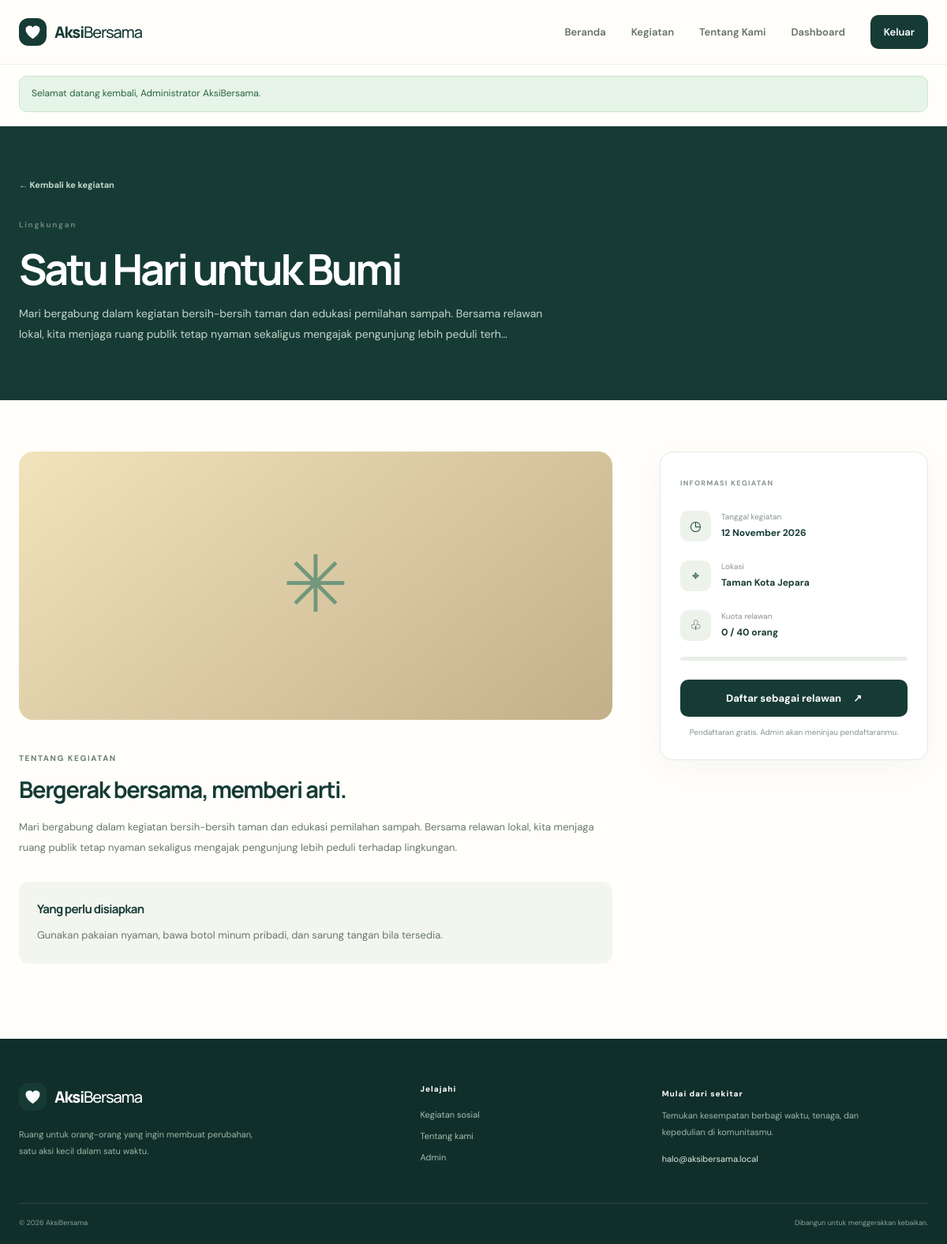
/event.php?id=1 (signed in), run on the app's committed database.
### tables this page shows
CREATE TABLE events (
    id BIGINT UNSIGNED AUTO_INCREMENT PRIMARY KEY,
    title VARCHAR(150) NOT NULL,
    category ENUM('lingkungan','pendidikan','sosial','kesehatan','kemanusiaan','lainnya') NOT NULL DEFAULT 'sosial',
    event_date DATE NOT NULL,
    location VARCHAR(180) NOT NULL,
    capacity INT UNSIGNED NOT NULL DEFAULT 30,
    description TEXT NOT NULL,
    requirements TEXT NULL,
    image_url VARCHAR(500) NULL,
    status ENUM('draft','published') NOT NULL DEFAULT 'draft',
    created_by BIGINT UNSIGNED NULL,
    created_at TIMESTAMP DEFAULT CURRENT_TIMESTAMP,
    updated_at TIMESTAMP DEFAULT CURRENT_TIMESTAMP ON UPDATE CURRENT_TIMESTAMP,
    CONSTRAINT fk_events_admin FOREIGN KEY (created_by) REFERENCES admins(id) ON DELETE SET NULL,
    INDEX idx_events_public (status, event_date),
    INDEX idx_events_category (category)
);

### includes/functions.php (called while the page is built, shortened)
<?php
function e(?string $value): string {
    return htmlspecialchars($value ?? '', ENT_QUOTES | ENT_SUBSTITUTE, 'UTF-8');
}
function url(string $path = ''): string {
    return rtrim(BASE_URL, '/') . '/' . ltrim($path, '/');
}
function format_date(?string $date): string {
    $months = [1=>'Januari', 'Februari', 'Maret', 'April', 'Mei', 'Juni', 'Juli', 'Agustus', 'September', 'Oktober', 'November', 'Desember'];
    $time = strtotime($date);
    return date('j', $time) . ' ' . $months[(int)date('n', $time)] . ' ' . date('Y', $time);
}
function excerpt(string $text, int $length = 135): string {
    $text = trim(strip_tags($text));
    return mb_substr($text, 0, $length - 1) . '…';
}

### event.php (the view, shortened to what this page needs)
<?php
require_once __DIR__ . '/config/config.php';
require_once __DIR__ . '/includes/functions.php';
$id = filter_input(INPUT_GET, 'id', FILTER_VALIDATE_INT);
$stmt = $pdo->prepare("SELECT e.*, (SELECT COUNT(*) FROM registrations r WHERE r.event_id=e.id AND r.status IN ('menunggu','diterima','hadir')) AS registered_count FROM events e WHERE e.id=? AND e.status='published' LIMIT 1");
$stmt->execute([$id]);
$event = $stmt->fetch();
$categoryLabels = ['lingkungan'=>'Lingkungan','pendidikan'=>'Pendidikan','sosial'=>'Sosial','kesehatan'=>'Kesehatan','kemanusiaan'=>'Kemanusiaan','lainnya'=>'Lainnya'];
require __DIR__ . '/includes/header.php';
?>
<section class="page-hero"><div class="container"><a class="back-link" href="<?= e(url('index.php#kegiatan')) ?>">← Kembali ke kegiatan</a><span class="eyebrow"><?= e($categoryLabels[$event['category']] ?? 'Kegiatan') ?></span><h1><?= e($event['title']) ?></h1><p><?= e(excerpt($event['description'], 190)) ?></p></div></section>
<section class="section detail-section"><div class="container detail-grid">
    <div class="detail-main">
        <div class="detail-cover detail-cover-<?= (int)$event['id'] % 3 + 1 ?>"><?php if ($event['image_url']): ?><img src="<?= e($event['image_url']) ?>" alt="<?= e($event['title']) ?>"><?php else: ?><span>✳</span><?php endif; ?></div>
        <span class="eyebrow">TENTANG KEGIATAN</span><h2>Bergerak bersama, memberi arti.</h2><div class="detail-description"><?= nl2br(e($event['description'])) ?></div>
        <?php if ($event['requirements']): ?><div class="requirements"><h3>Yang perlu disiapkan</h3><p><?= nl2br(e($event['requirements'])) ?></p></div><?php endif; ?>
    </div>
    <aside class="registration-panel">
        <span class="panel-kicker">INFORMASI KEGIATAN</span>
        <div class="info-row"><span class="info-icon">◷</span><span><small>Tanggal kegiatan</small><strong><?= e(format_date($event['event_date'])) ?></strong></span></div>
        <div class="info-row"><span class="info-icon">⌖</span><span><small>Lokasi</small><strong><?= e($event['location']) ?></strong></span></div>
        <div class="info-row"><span class="info-icon">♧</span><span><small>Kuota relawan</small><strong><?= (int)$event['registered_count'] ?> / <?= (int)$event['capacity'] ?> orang</strong></span></div>
        <div class="capacity-track"><span style="width:<?= min(100, (int)$event['capacity'] > 0 ? round((int)$event['registered_count'] / (int)$event['capacity'] * 100) : 0) ?>%"></span></div>
        <?php if (strtotime($event['event_date']) < strtotime(date('Y-m-d'))): ?>
            <div class="alert alert-info">Pendaftaran kegiatan ini sudah ditutup.</div>
        <?php elseif ((int)$event['registered_count'] >= (int)$event['capacity']): ?>
            <div class="alert alert-info">Kuota relawan telah terpenuhi.</div>
        <?php else: ?>
            <a class="btn btn-primary btn-block" href="<?= e(url('register.php?event_id=' . $event['id'])) ?>">Daftar sebagai relawan <span>↗</span></a>
            <p class="panel-footnote">Pendaftaran gratis. Admin akan meninjau pendaftaranmu.</p>
        <?php endif; ?>
    </aside>
</div></section>
<?php require __DIR__ . '/includes/footer.php'; ?>

### assets/css/style.css (style rules this page uses)
:root { --forest:#163b35;--forest-2:#214d43;--forest-3:#2d6255;--sage:#dce9df;--sage-2:#eef4ef;--cream:#f8f7f1;--paper:#fffefa;--ink:#1e2c28;--muted:#77837d;--line:#e5e9e3;--amber:#e6b85c;--coral:#df8b6c;--blue:#e3eef8;--shadow:0 18px 55px rgba(21,52,44,.08);--radius:20px }
* { box-sizing:border-box }
html { scroll-behavior:smooth;scroll-padding-top:90px }
body { margin:0;background:var(--paper);color:var(--ink);font-family:'DM Sans',sans-serif;font-size:15px;line-height:1.65;-webkit-font-smoothing:antialiased }
h1,h2,h3,h4,p { margin-top:0 }
h1,h2,h3,.brand { font-family:'Manrope',sans-serif;letter-spacing:-.045em }
a { color:inherit;text-decoration:none }
button,a,input,textarea,select { -webkit-tap-highlight-color:transparent }
.container { width:min(1160px,calc(100% - 48px));margin-inline:auto }
.eyebrow { display:inline-flex;align-items:center;gap:9px;color:#698278;font-size:10px;font-weight:800;letter-spacing:.16em;line-height:1.4 }
.btn { display:inline-flex;align-items:center;justify-content:center;gap:15px;border:0;border-radius:10px;padding:13px 19px;font-weight:700;font-size:13px;transition:transform .2s,background .2s;cursor:pointer }
.btn-primary { background:var(--forest);color:#fff }
.btn-block { width:100% }
.section { padding:95px 0 }
.page-hero { background:var(--forest);color:#fff;padding:65px 0 70px }
.page-hero .back-link { display:block;margin-bottom:28px;color:#c5d7ca }
.back-link { font-size:11px;font-weight:700;color:#688077;display:inline-block;margin-bottom:20px }
.page-hero h1 { font-size:clamp(36px,5vw,54px);line-height:1.15;letter-spacing:-.06em;margin:13px 0 }
.page-hero>div>p { color:#c5d5cb;max-width:680px;font-size:14px;line-height:1.9;margin-bottom:0 }
.detail-section { padding-top:65px }
.detail-grid { display:grid;grid-template-columns:minmax(0,1fr) 340px;gap:60px;align-items:start }
.detail-cover { height:340px;border-radius:18px;overflow:hidden;display:grid;place-items:center;background:linear-gradient(140deg,#d8e6d8,#8ca995);margin-bottom:35px;color:#71977d;font-size:100px }
.detail-cover-2 { background:linear-gradient(140deg,#f1e3bc,#c3b08a) }
.detail-main h2 { font-size:29px;color:var(--forest);line-height:1.3;margin:10px 0 16px }
.detail-description,.requirements p { color:#69776f;font-size:13px;line-height:2 }
.requirements { margin-top:30px;padding:23px;background:#f3f6ef;border-radius:13px }
.requirements h3 { font-size:15px;color:var(--forest);margin-bottom:7px }
.requirements p { margin:0 }
.registration-panel { position:sticky;top:105px;border:1px solid var(--line);padding:25px;border-radius:17px;background:#fff;box-shadow:0 10px 35px rgba(22,59,53,.04) }
.panel-kicker,.summary-label { font-size:9px;font-weight:800;letter-spacing:.14em;color:#8a978f }
.info-row { display:flex;gap:13px;align-items:center;margin-top:24px }
.info-icon { width:39px;height:39px;display:grid;place-items:center;background:#edf3eb;color:var(--forest);border-radius:10px;font-size:17px }
.info-row small,.info-row strong { display:block }
.info-row small { font-size:10px;color:#8a958e }
.info-row strong { font-size:12px;color:var(--forest);margin-top:2px }
.capacity-track { height:5px;background:#e9eee8;border-radius:20px;overflow:hidden;margin:20px 0 24px }
.panel-footnote { font-size:10px;color:#89958d;text-align:center;margin:12px 0 0 }

### data on the page
events: category "Lingkungan", title "Satu Hari untuk Bumi", description "Mari bergabung dalam kegiatan bersih-bersih taman dan edukasi pemilahan sampah. Bersama relawan lokal, kita menjaga ruang publik tetap nyaman sekaligus mengajak pengunjung lebih peduli terh…", description "Mari bergabung dalam kegiatan bersih-bersih taman dan edukasi pemilahan sampah. Bersama relawan lokal, kita menjaga ruang publik tetap nyaman sekaligus mengajak pengunjung lebih peduli terhadap lingkungan.", requirements "Gunakan pakaian nyaman, bawa botol minum pribadi, dan sarung tangan bila tersedia.", event_date "12 November 2026", location "Taman Kota Jepara", capacity "40"

### other printed values
$flashMessage['message'] "Selamat datang kembali, Administrator AksiBersama."
$event['registered_count'] "0"
